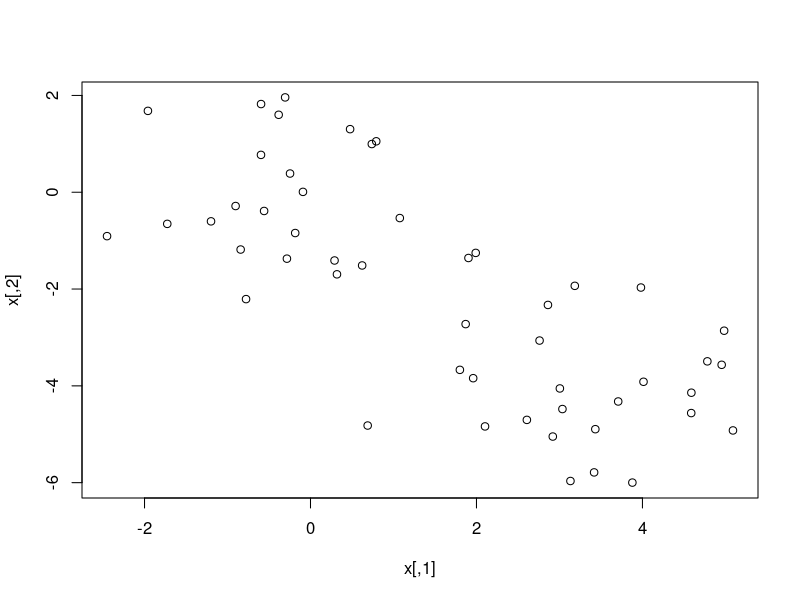
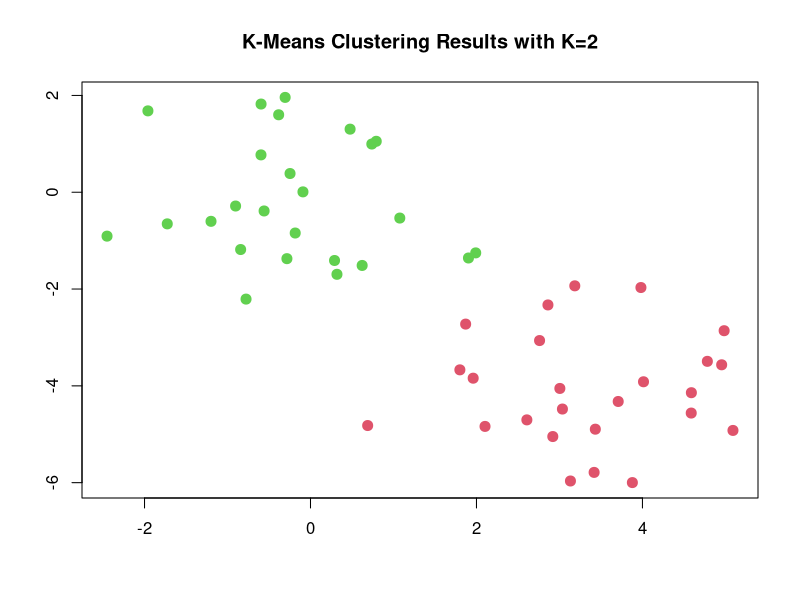
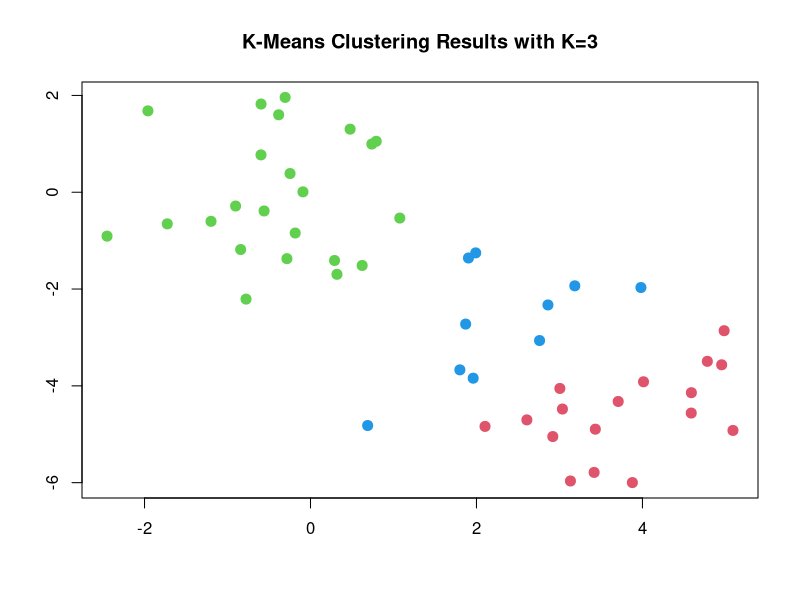
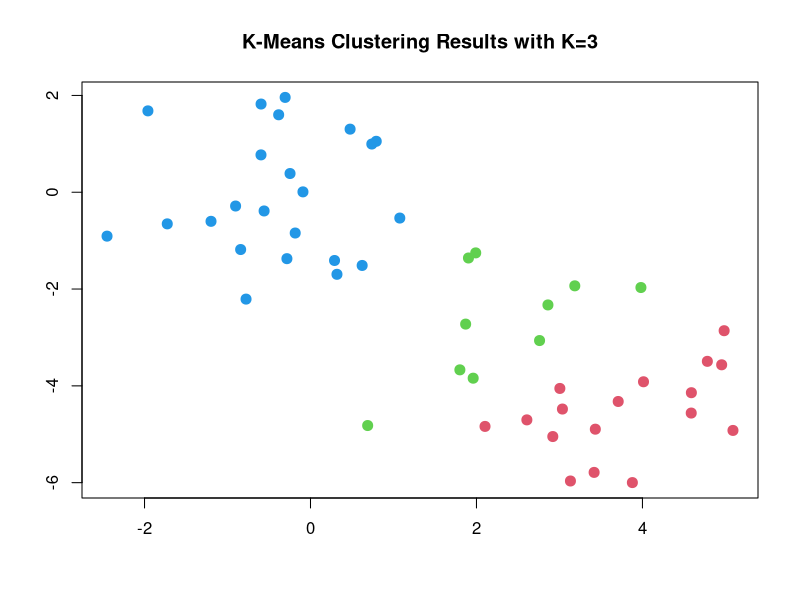
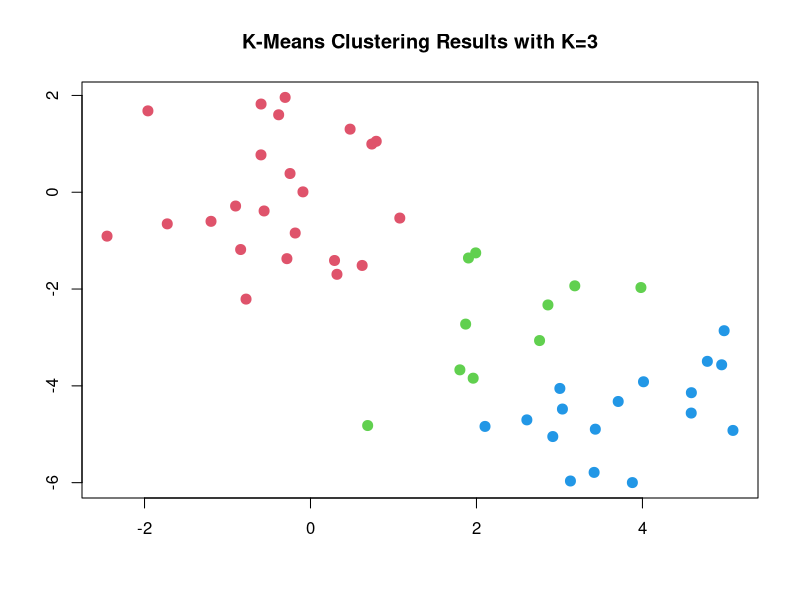
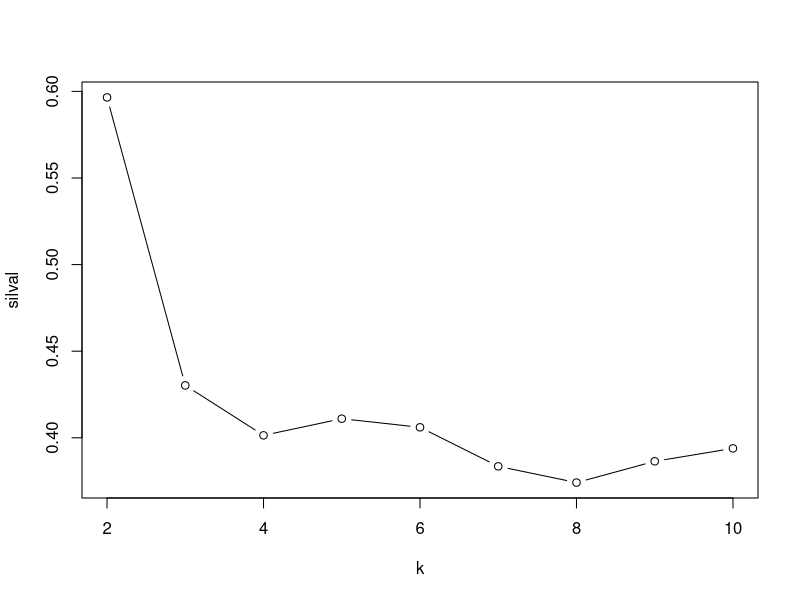
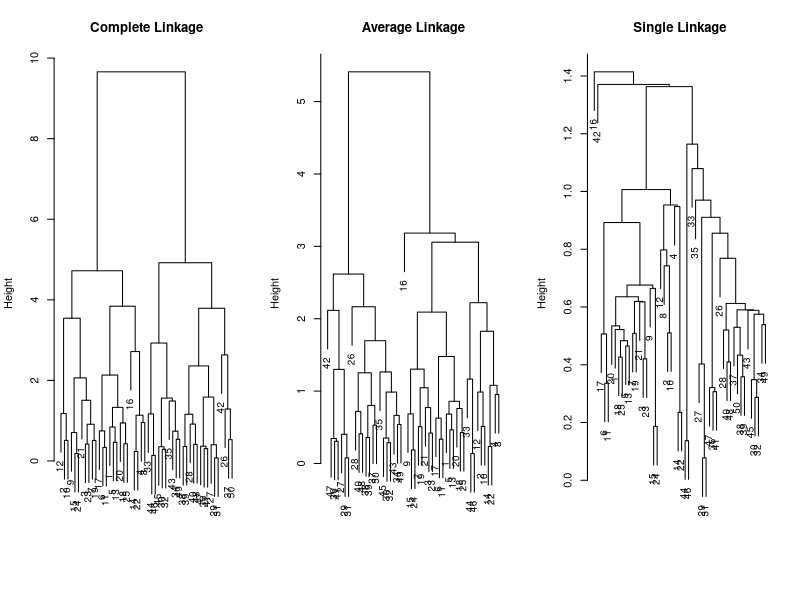
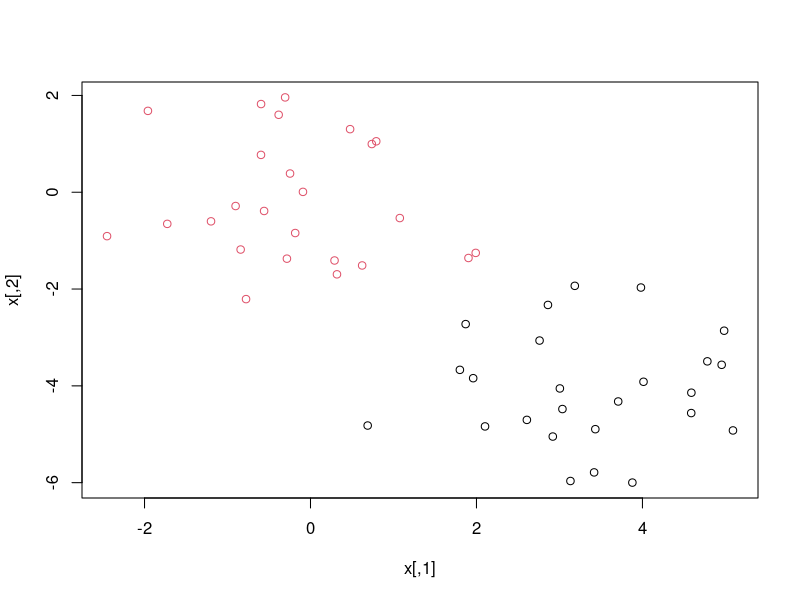

R code for these plots, in order:
## ---- chunk 1
knitr::opts_chunk$set(echo = TRUE)
## ---- chunk 2
set.seed(2)
x = matrix(rnorm(50 * 2), ncol = 2)
x[1:25, 1] = x[1:25, 1] + 3
x[1:25, 2] = x[1:25, 2] - 4
plot(x)
## ---- chunk 3
km.out = kmeans(x, 2, nstart = 20)
km.out$cluster
plot(x, col = (km.out$cluster  +1),      
     main = "K-Means Clustering Results with K=2", 
     xlab = "", ylab = "", pch = 20, cex = 2)
## ---- chunk 4
set.seed(4)
km.out = kmeans(x, 3, nstart = 20)
km.out
plot(x, col = (km.out$cluster + 1), 
     main = "K-Means Clustering Results with K=3", 
     xlab = "", ylab = "", pch = 20, cex = 2)
## ---- chunk 5
set.seed(3)
km.out = kmeans(x, 3, nstart = 1)
km.out$tot.withinss
plot(x, col = (km.out$cluster + 1), 
     main = "K-Means Clustering Results with K=3", 
     xlab = "", ylab = "", pch = 20, cex = 2)
## ---- chunk 6
km.out = kmeans(x, 3, nstart = 100)
km.out$tot.withinss
plot(x, col = (km.out$cluster + 1), 
     main = "K-Means Clustering Results with K=3", 
     xlab = "", ylab = "", pch = 20, cex = 2)
## ---- chunk 7
library(cluster)
silval = rep(0, 9)
for (k in 2:10) {
  C = kmeans(x, k, nstart = 20)
  s = silhouette(C$cluster, dist(x))
  xx = summary(s)
  silval[k - 1] = xx$avg.width
}
plot(2:10, silval, xlab = "k", type = "b")
## ---- chunk 8
EG = matrix(c(1, 2, 6, 2, 3, 1, 1, 3, 4, 5), nrow = 5, ncol = 2)
EG
dist(EG, 'manhattan', diag = TRUE, upper = TRUE)
## ---- chunk 9
hc.complete = hclust(dist(x), method = "complete")
hc.average  = hclust(dist(x), method = "average")
hc.single   = hclust(dist(x), method = "single")
## ---- chunk 10
par(mfrow = c(1, 3))
plot(hc.complete, main = "Complete Linkage", xlab = "", sub = "", cex = .9)
plot(hc.average,  main = "Average Linkage",  xlab = "", sub = "", cex = .9)
plot(hc.single,   main = "Single Linkage",   xlab = "", sub = "", cex = .9)
par(mfrow = c(1, 1))
## ---- chunk 11
cutree(hc.complete, 2)
plot(x, col = cutree(hc.complete, 2))
plot(x, col = cutree(hc.average,  2))
plot(x, col = cutree(hc.single,   2))
plot(x, col = cutree(hc.single,   4))
## ---- chunk 12
rbivariate <- function(mean.x = 0, sd.x = 1, mean.y = 0, sd.y = 1, r = 0, n = 100) {
   z1 = rnorm(n)
   z2 = rnorm(n)
   x = sqrt(1 - r^2) * sd.x * z1 + r * sd.x * z2 + mean.x
   y = sd.y * z2 + mean.y
   return(cbind(x, y))
}
## ---- chunk 13
set.seed(10)
c1 = rbivariate(mean.x = 1.5, sd.x = .1, mean.y = .5,  sd.y = .1, n = 50)
c2 = rbivariate(mean.x = 0,   sd.x = .5, mean.y = 0,   sd.y = .5, n = 200)
c3 = rbivariate(mean.x = 1.5, sd.x = .1, mean.y = -.5, sd.y = .1, n = 50)
mydata = rbind(c1, c2, c3)
plot(mydata)
## ---- chunk 14
km.out = kmeans(mydata, 3)
km.out$tot.withinss
plot(mydata, col = (km.out$cluster + 1), 
     main = "K-Means Clustering Results with K=3", 
     xlab = "", ylab = "", pch = 20, cex = 2)
## ---- chunk 15
km.out = kmeans(mydata, 3, nstart = 1000)
km.out$tot.withinss
plot(mydata, col = (km.out$cluster + 1), 
     main = "K-Means Clustering Results with K=3", 
     xlab = "", ylab = "", pch = 20, cex = 2)
## ---- chunk 16
library(cluster)
silval = rep(0, 9)
for (k in 2:10) {
  C = kmeans(mydata, k, nstart = 100)
  s = silhouette(C$cluster, dist(mydata))
  xx = summary(s)
  silval[k - 1] = xx$avg.width
}
plot(2:10, silval, type = "b")
## ---- chunk 17
km.out = kmeans(mydata, 7, nstart = 100)
km.out$tot.withinss
plot(mydata, col = (km.out$cluster + 1), 
     main = "K-Means Clustering Results with K=7", 
     xlab = "", ylab = "", pch = 20, cex = 2)
## ---- chunk 18
km.out = kmeans(mydata, 
                centers = rbind(c(1.5, 0.5), c(0, 0), c(1.5, -0.5)), 
                nstart = 100)
km.out$tot.withinss
plot(mydata, col = (km.out$cluster + 1), 
     main = "K-Means Clustering Results with K=3", 
     xlab = "", ylab = "", pch = 20, cex = 2)
## ---- chunk 19
hc.complete = hclust(dist(mydata), method = "complete")
plot(hc.complete, main = "Complete Linkage", xlab = "", sub = "", cex = .9)
plot(mydata, col = cutree(hc.complete, 3))
## ---- chunk 20
hc.single = hclust(dist(mydata), method = "single")
plot(hc.complete, main = "Single Linkage", xlab = "", sub = "", cex = .9)
plot(mydata, col = cutree(hc.single, 3))
## ---- chunk 21
hc.average = hclust(dist(mydata), method = "average")
plot(hc.complete,main = "Average Linkage", xlab = "", sub = "", cex = .9)
plot(mydata, col = cutree(hc.average, 3))
